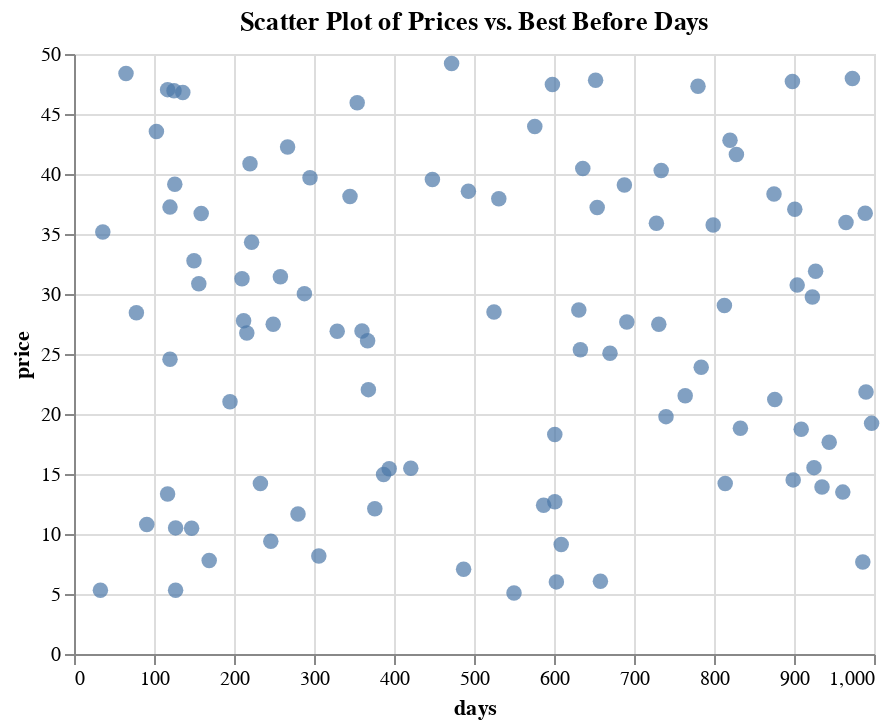

Write notebook code for a chart like this one.
### Markdown cell above
### 4. **Scatter Plot of Prices vs. Best Before Days**
   - **Objective**: Explore the relationship between product price and shelf life.
   - **Visualization**: A scatter plot where the x-axis represents "Best Before Days" and the y-axis represents the product price.
   - **Code**:

### Code cell
# .sample(100) takes random sample of data fram
alt.Chart(df[['category', 'price', 'days']].sample(100)).mark_circle(size=60).encode(
    x='days',
    y='price',
    tooltip=['category', 'price', 'days']
).properties(title='Scatter Plot of Prices vs. Best Before Days')

### Figure 1 — Vega-Lite specification as saved in the notebook (floating-point values rounded to 4 significant figures)
{"config": {"view": {"continuousWidth": 400, "continuousHeight": 300}}, "data": {"name": "data-976d19ae848940bec0507d4f12463942"}, "mark": {"type": "circle", "size": 60}, "encoding": {"tooltip": [{"field": "category", "type": "nominal"}, {"field": "price", "type": "quantitative"}, {"field": "days", "type": "quantitative"}], "x": {"field": "days", "type": "quantitative"}, "y": {"field": "price", "type": "quantitative"}}, "title": "Scatter Plot of Prices vs. Best Before Days", "$schema": "https://vega.github.io/schema/vega-lite/v4.17.0.json", "datasets": {"data-976d19ae848940bec0507d4f12463942": [{"category": "Canned Goods", "price": 26.75, "days": 216}, {"category": "Sweets", "price": 21.02, "days": 195}, {"category": "Condiments", "price": 39.69, "days": 295}, {"category": "Nuts", "price": 31.89, "days": 927}, {"category": "Nuts", "price": 27.77, "days": 212}, {"category": "Pasta", "price": 11.66, "days": 280}, {"category": "Produce", "price": 46.79, "days": 136}, {"category": "Condiments", "price": 25.07, "days": 670}, {"category": "Snacks", "price": 18.73, "days": 909}, {"category": "Bakery", "price": 36.7, "days": 159}, {"category": "Snacks", "price": 45.94, "days": 354}, {"category": "Seafood", "price": 39.08, "days": 688}, {"category": "Frozen Foods", "price": 10.51, "days": 127}, {"category": "Snacks", "price": 37.2, "days": 654}, {"category": "Pasta", "price": 15.48, "days": 421}, {"category": "Grains", "price": 34.31, "days": 222}, {"category": "Beverages", "price": 15.53, "days": 925}, {"category": "Beverages", "price": 49.2, "days": 472}, {"category": "Dried Fruits", "price": 32.77, "days": 150}, {"category": "Sweets", "price": 7.07, "days": 487}, {"category": "Baking Ingredients", "price": 8.17, "days": 306}, {"category": "Condiments", "price": 14.95, "days": 387}, {"category": "Pasta", "price": 10.8, "days": 91}, {"category": "Oils", "price": 27.48, "days": 249}, {"category": "Seafood", "price": 48.38, "days": 65}, {"category": "Nuts", "price": 31.27, "days": 210}, {"category": "Pasta", "price": 28.66, "days": 631}, {"category": "Sweets", "price": 5.32, "days": 33}, {"category": "Beverages", "price": 29.75, "days": 923}, {"category": "Canned Goods", "price": 29.04, "days": 813}, {"category": "Beverages", "price": 47.96, "days": 973}, {"category": "Pasta", "price": 38.57, "days": 493}, {"category": "Cereal", "price": 24.57, "days": 120}, {"category": "Produce", "price": 40.85, "days": 220}, {"category": "Nuts", "price": 43.55, "days": 103}, {"category": "Beverages", "price": 21.2, "days": 876}, {"category": "Cereal", "price": 39.54, "days": 448}, {"category": "Pasta", "price": 7.79, "days": 169}, {"category": "Legumes", "price": 42.82, "days": 820}, {"category": "Spices", "price": 42.25, "days": 267}, {"category": "Beverages", "price": 30.85, "days": 156}, {"category": "Sweets", "price": 9.39, "days": 246}, {"category": "Dried Fruits", "price": 40.45, "days": 636}, {"category": "Legumes", "price": 5.08, "days": 550}, {"category": "Meat", "price": 26.1, "days": 367}, {"category": "Cereal", "price": 12.11, "days": 376}, {"category": "Produce", "price": 35.96, "days": 965}, {"category": "Pasta", "price": 31.43, "days": 258}, {"category": "Cereal", "price": 25.36, "days": 633}, {"category": "Spices", "price": 7.66, "days": 986}, {"category": "Oils", "price": 23.9, "days": 784}, {"category": "Seafood", "price": 26.89, "days": 329}, {"category": "Sweets", "price": 30.74, "days": 904}, {"category": "Frozen Foods", "price": 12.69, "days": 601}, {"category": "Pasta", "price": 21.84, "days": 990}, {"category": "Meat", "price": 12.4, "days": 587}, {"category": "Grains", "price": 47.31, "days": 780}, {"category": "Meat", "price": 40.3, "days": 734}, {"category": "Oils", "price": 9.12, "days": 609}, {"category": "Dried Fruits", "price": 27.67, "days": 691}, {"category": "Legumes", "price": 39.14, "days": 126}, {"category": "Dried Fruits", "price": 35.75, "days": 799}, {"category": "Nuts", "price": 38.12, "days": 345}, {"category": "Beverages", "price": 37.07, "days": 901}, {"category": "Bakery", "price": 13.92, "days": 935}, {"category": "Oils", "price": 27.48, "days": 731}, {"category": "Pasta", "price": 47.71, "days": 898}, {"category": "Oils", "price": 47.82, "days": 652}, {"category": "Sweets", "price": 5.31, "days": 127}, {"category": "Oils", "price": 30.03, "days": 288}, {"category": "Nuts", "price": 36.73, "days": 989}, {"category": "Seafood", "price": 28.44, "days": 78}, {"category": "Pasta", "price": 35.9, "days": 728}, {"category": "Baking Ingredients", "price": 26.92, "days": 360}, {"category": "Oils", "price": 47.46, "days": 598}, {"category": "Beverages", "price": 13.49, "days": 961}, {"category": "Meat", "price": 28.49, "days": 525}, {"category": "Grains", "price": 41.62, "days": 828}, {"category": "Legumes", "price": 38.34, "days": 875}, {"category": "Grains", "price": 46.93, "days": 125}, {"category": "Nuts", "price": 15.43, "days": 394}, {"category": "Produce", "price": 37.93, "days": 531}, {"category": "Produce", "price": 19.78, "days": 740}, {"category": "Pasta", "price": 14.51, "days": 899}, {"category": "Cereal", "price": 18.3, "days": 601}, {"category": "Baking Ingredients", "price": 22.03, "days": 368}, {"category": "Dairy", "price": 13.34, "days": 117}, {"category": "Sweets", "price": 10.48, "days": 147}, {"category": "Seafood", "price": 43.96, "days": 576}, {"category": "Oils", "price": 19.22, "days": 997}, {"category": "Snacks", "price": 14.21, "days": 814}, {"category": "Beverages", "price": 6.06, "days": 658}, {"category": "Oils", "price": 35.16, "days": 36}, {"category": "Meat", "price": 21.52, "days": 764}, {"category": "Meat", "price": 37.24, "days": 120}, {"category": "Produce", "price": 17.65, "days": 944}, {"category": "Grains", "price": 14.21, "days": 233}, {"category": "Meat", "price": 18.81, "days": 833}, {"category": "Grains", "price": 6.01, "days": 603}, {"category": "Dried Fruits", "price": 47.03, "days": 117}]}}
